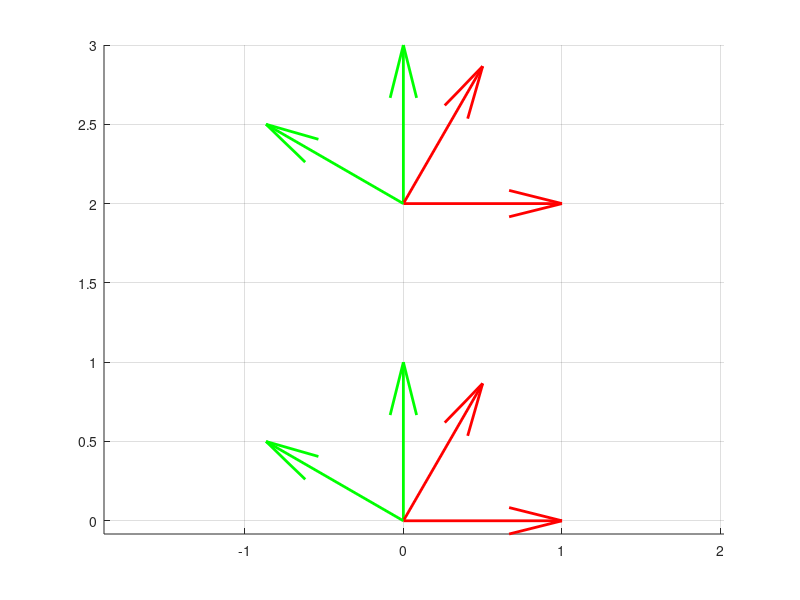

MATLAB code to generate this figure:
% 원점 정의
origin = [0, 0, 0];

% 좌표계 A의 축 정의
x_axis_A = [1, 0, 0];
y_axis_A = [0, 1, 0];
z_axis_A = [0, 0, 1];

% 회전 행렬
R_A = [x_axis_A; y_axis_A; z_axis_A]';

figure;
hold on;
grid on;
axis equal;

% quiver3: 화살표로 방향 벡터 시각화
quiver3(origin(1), origin(2), origin(3),
        x_axis_A(1), x_axis_A(2), x_axis_A(3),
        1, 'r', 'LineWidth', 2);

quiver3(origin(1), origin(2), origin(3),
        y_axis_A(1), y_axis_A(2), y_axis_A(3),
        1, 'g', 'LineWidth', 2);

quiver3(origin(1), origin(2), origin(3),
        z_axis_A(1), z_axis_A(2), z_axis_A(3),
        1, 'b', 'LineWidth', 2);


% 전위O, 회전X
A  = [0, 2, 0];
origin_A = origin + A;

quiver3(origin_A(1), origin_A(2), origin_A(3),
        x_axis_A(1), x_axis_A(2), x_axis_A(3),
        1, 'r', 'LineWidth', 2);

quiver3(origin_A(1), origin_A(2), origin_A(3),
        y_axis_A(1), y_axis_A(2), y_axis_A(3),
        1, 'g', 'LineWidth', 2);

quiver3(origin_A(1), origin_A(2), origin_A(3),
        z_axis_A(1), z_axis_A(2), z_axis_A(3),
        1, 'b', 'LineWidth', 2);


% 전위X, 회전O
R_Z = [  0.5, -0.866, 0;
       0.866,    0.5, 0;
           0,      0, 1];
R_B = R_Z * R_A;

quiver3(origin(1), origin(2), origin(3),
        R_B(1, 1), R_B(2, 1), R_B(3, 1),
        1, 'r', 'LineWidth', 2);

quiver3(origin(1), origin(2), origin(3),
        R_B(1, 2), R_B(2, 2), R_B(3, 2),
        1, 'g', 'LineWidth', 2);

quiver3(origin(1), origin(2), origin(3),
        R_B(1, 3), R_B(2, 3), R_B(3, 3),
        1, 'b', 'LineWidth', 2);


% 전위O, 회전O
R_Z = [  0.5, -0.866, 0;
       0.866,    0.5, 0;
           0,      0, 1];
R_B = R_Z * R_A;

quiver3(origin_A(1), origin_A(2), origin_A(3),
        R_B(1, 1), R_B(2, 1), R_B(3, 1),
        1, 'r', 'LineWidth', 2);

quiver3(origin_A(1), origin_A(2), origin_A(3),
        R_B(1, 2), R_B(2, 2), R_B(3, 2),
        1, 'g', 'LineWidth', 2);

quiver3(origin_A(1), origin_A(2), origin_A(3),
        R_B(1, 3), R_B(2, 3), R_B(3, 3),
        1, 'b', 'LineWidth', 2);
